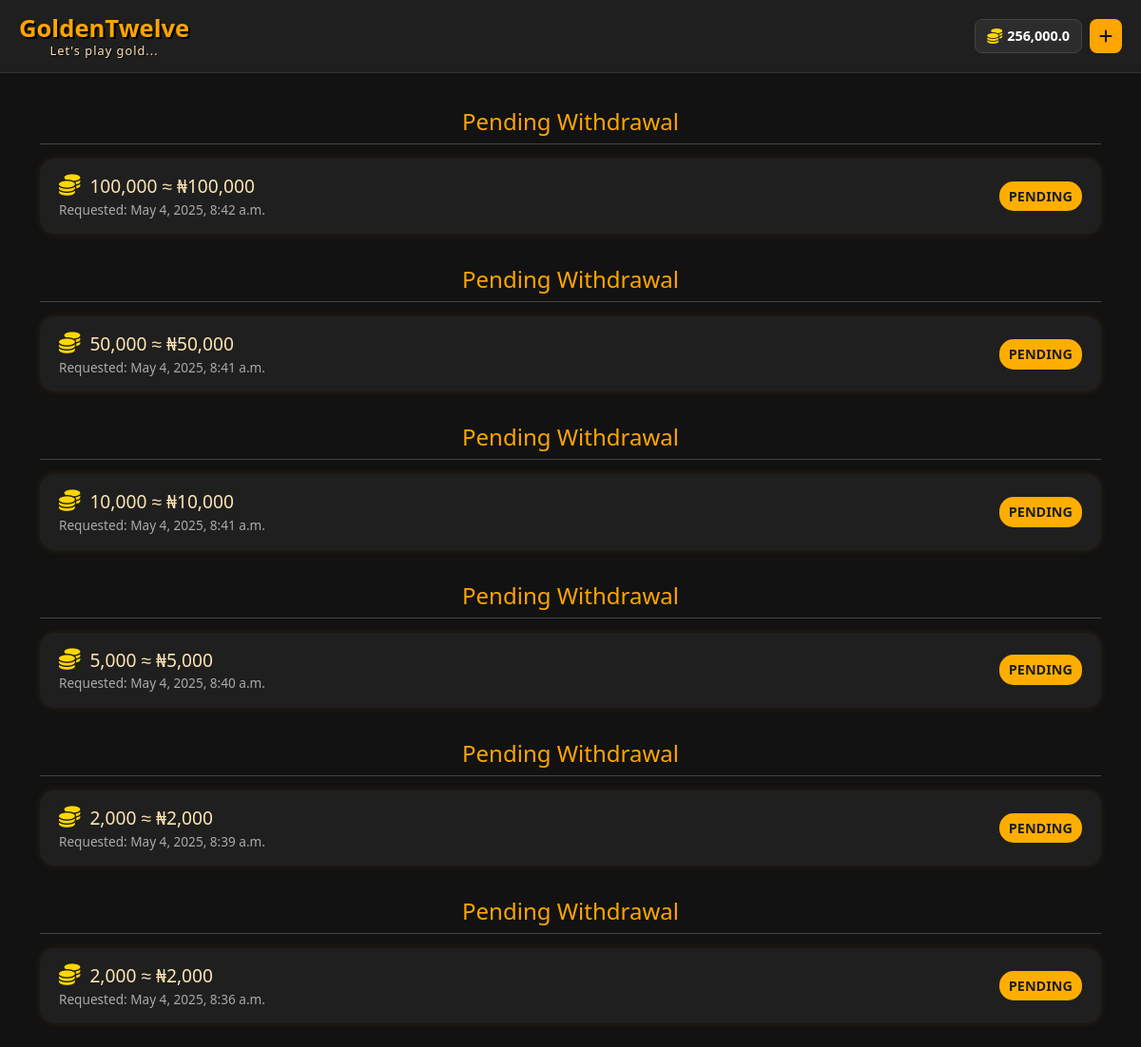
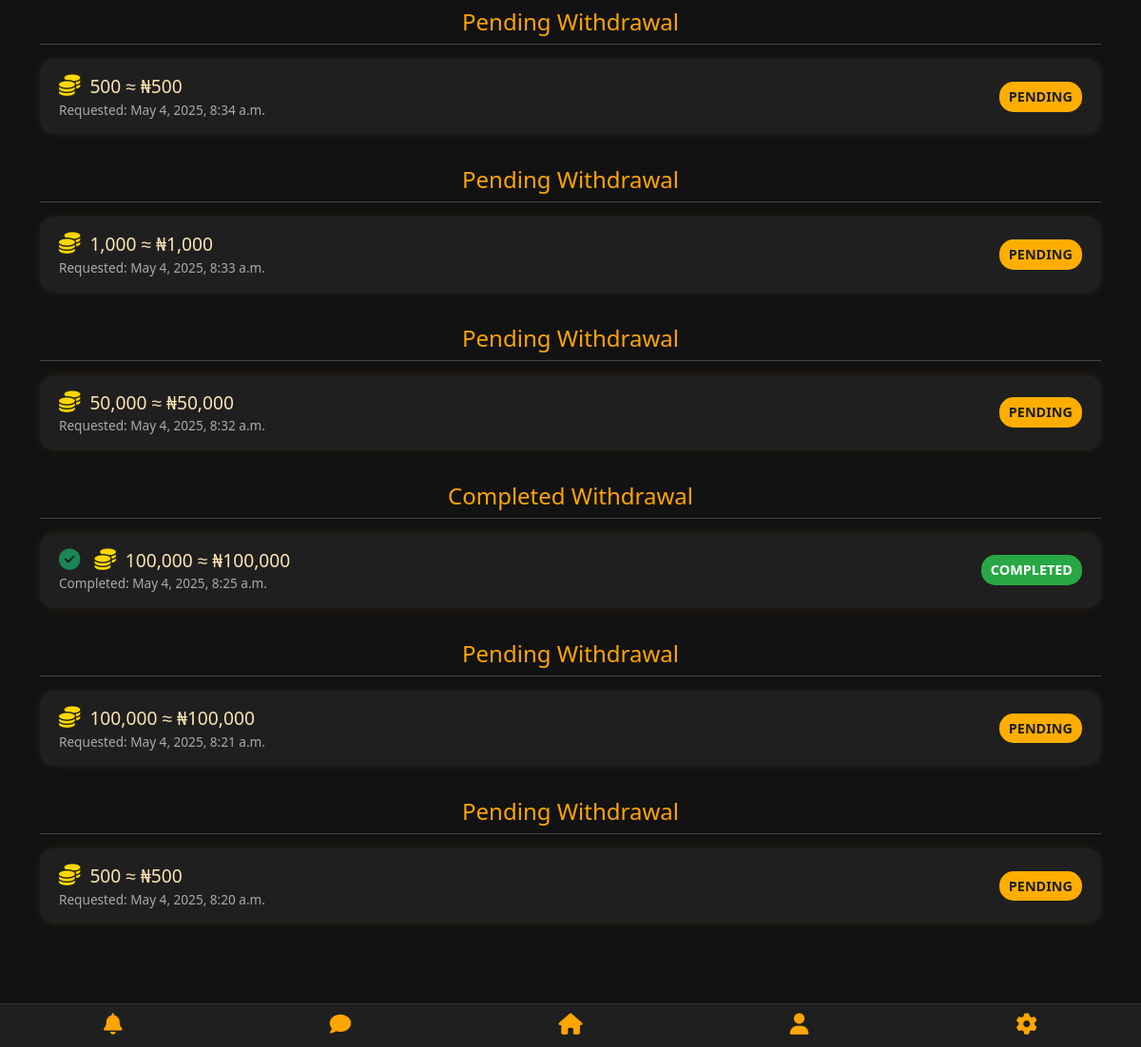
The app's page /withdrawalHistory (signed in) with its own data (2 pictures, top to bottom).
### main/models.py (models this page shows, shortened)
class Withdrawals(models.Model):
    user = models.CharField(max_length=1000,null=True,blank=True)
    amount = models.CharField(max_length=1000,null=True,blank=True)
    status = models.CharField(default="Pending",max_length=1000,null=True,blank=True)
    date = models.DateTimeField(auto_now_add=True)

### main/views.py (the view)
# urls.py: path("withdrawalHistory",WithdrawalHistory.as_view(),name="withdrawal_history_page"),
class WithdrawalHistory(View):
    def get(self,request):
        if request.user.is_authenticated:
            get_username = request.user.username
            user_id = request.user.id
            get_member = Members.objects.get(id=int(user_id))
            get_member_balance = get_member.balance
            get_member_withdrawal_history = get_member.my_withdrawals.all()
            context = {
                "username": get_username,
                "balance": "{:,}".format(get_member_balance),
                "withdrawals": get_member_withdrawal_history
            }
            return render(request, "withdrawal_history.html", context)
        else:
            return redirect("index_page")

### templates/withdrawal_history.html (shortened to what this page needs)
{% load static %}
<!DOCTYPE html>
<html lang="en">
<head>
  <link href="https://cdn.jsdelivr.net/npm/bootstrap@5.3.2/dist/css/bootstrap.min.css" rel="stylesheet"/>
  <link href="https://cdnjs.cloudflare.com/ajax/libs/font-awesome/6.4.0/css/all.min.css" rel="stylesheet"/>
</head>
<body>
  <div class="navbar">
    <div class="navbar-brand">
      GoldenTwelve
      <small class="slogan text-center">Let's play gold...</small>
    </div>
    <div class="balance-section">
      <div class="balance-box">
        <i class="fas fa-coins gold-icon"></i> {{balance}}
      </div>
      <button class="add-money-icon" data-bs-toggle="modal" data-bs-target="#depositModal" title="Add Money">
        <i class="fas fa-plus"></i>
      </button>
    </div>
  </div>
  {% if withdrawals %}
  <div class="container">
    {% for i in withdrawals reversed %}
        {% if i.status == "Pending" %}
          <div class="section-title">Pending Withdrawal</div>
          <div class="transaction-card">
            <div class="transaction-info">
              <div class="transaction-amount"><i class="fas fa-coins gold-icon"></i>{{i.amount}}  ≈ ₦{{i.amount}}  </div>
              <time class="transaction-date">Requested: {{i.date}}</time>
            </div>
            <div class="status-badge pending">Pending</div>
          </div>
        {% elif i.status == "Completed" %}
          <div class="section-title">Completed Withdrawal</div>
          <div class="transaction-card">
            <div class="transaction-info">
              <div class="transaction-amount"><i class="fas fa-check-circle text-success"></i> <i class="fas fa-coins gold-icon"></i>{{i.amount}}  ≈  ₦{{i.amount}}</div>
              <div class="transaction-date">Completed: {{i.date}}</div>
            </div>
            <div class="status-badge completed">Completed</div>
          </div>
        {% endif %}
    {% endfor %}
  </div>
  {% endif %}
  <div class="bottom-nav">
    <a href="{% url 'notification_alerts_page' %}"><i class="fas fa-bell" id="ringing"></i></a>
    <a href="{% url 'chat_page' %}"><i class="fas fa-comment" id="chatting"></i></a>
    <a href="{% url 'home_page' %}"><i class="fas fa-home"></i></a>
    <a href="/profile/{{username}}"><i class="fas fa-user"></i></a>
    <a href="/{{username}}/settings"><i class="fas fa-cog"></i></a>
  </div>
</body>
</html>

### templates/withdrawal_history.html (style rules this page uses)
body { background-color: #121212; color: #fff; font-family: 'Segoe UI', sans-serif; padding-top: 80px; padding-bottom: 120px; }
.navbar { position: fixed; top: 0; left: 0; right: 0; background-color: #1f1f1f; border-bottom: 1px solid #333; z-index: 1000; padding: 10px 20px; display: flex; justify-content: space-between; align-items: center; }
.navbar-brand { font-size: 1.6rem; font-weight: bold; color: orange; text-shadow: 2px 2px #000; display: flex; flex-direction: column; line-height: 1.2; }
.navbar-brand .slogan { font-size: 0.8rem; font-weight: 500; color: #ffe6b3; text-shadow: 1px 1px #000; animation: fadeInGlow 3s ease-in-out infinite alternate; letter-spacing: 1px; }
.balance-box { background-color: #2c2c2c; color: #fff; font-weight: bold; border: 1px solid #444; border-radius: 8px; padding: 6px 12px; font-size: 0.9rem; display: flex; align-items: center; gap: 5px; }
.gold-icon { animation: spin 3s linear infinite; font-size: 1rem; color: gold; }
.add-money-icon { background-color: orange; border: none; color: #121212; padding: 6px 10px; border-radius: 8px; font-size: 1rem; transition: 0.3s; }
.balance-section { display: flex; align-items: center; gap: 8px; }
.section-title { text-align: center; font-size: 1.5rem; color: orange; margin: 30px 0 15px; border-bottom: 1px solid #444; padding-bottom: 5px; }
.transaction-card { background-color: #1f1f1f; border-radius: 15px; box-shadow: 0 0 10px rgba(255,140,0,0.1); padding: 15px 20px; margin: 10px 0; display: flex; justify-content: space-between; align-items: center; }
.transaction-card i { font-size: 1.4rem; margin-right: 10px; }
.transaction-info { display: flex; flex-direction: column; }
.transaction-amount { font-size: 1.2rem; color: #ffe6b3; }
.transaction-date { font-size: 0.85rem; color: #aaa; }
.status-badge { font-size: 0.9rem; padding: 5px 10px; border-radius: 15px; text-transform: uppercase; font-weight: bold; }
.pending { background-color: #ffae00; color: #1f1f1f; }
.completed { background-color: #28a745; color: white; }
.bottom-nav { position: fixed; bottom: 0; left: 0; right: 0; background-color: #1f1f1f; border-top: 1px solid #333; display: flex; justify-content: space-around; padding: 10px 0; z-index: 999; }
.bottom-nav a i { color: orange; font-size: 1.4rem; }

### records on screen
Withdrawals: amount "100,000", date "May 4, 2025, 8:42 a.m."
Withdrawals: amount "50,000", date "May 4, 2025, 8:41 a.m."
Withdrawals: amount "10,000", date "May 4, 2025, 8:41 a.m."
Withdrawals: amount "5,000", date "May 4, 2025, 8:40 a.m."
Withdrawals: amount "2,000", date "May 4, 2025, 8:39 a.m."
Withdrawals: amount "2,000", date "May 4, 2025, 8:36 a.m."
Withdrawals: amount "500", date "May 4, 2025, 8:34 a.m."
Withdrawals: amount "1,000", date "May 4, 2025, 8:33 a.m."
Withdrawals: amount "50,000", date "May 4, 2025, 8:32 a.m."
Withdrawals: amount "100,000", date "May 4, 2025, 8:25 a.m."
Withdrawals: amount "100,000", date "May 4, 2025, 8:21 a.m."
Withdrawals: amount "500", date "May 4, 2025, 8:20 a.m."

### other values on screen
{{ balance }} "256,000.0"
